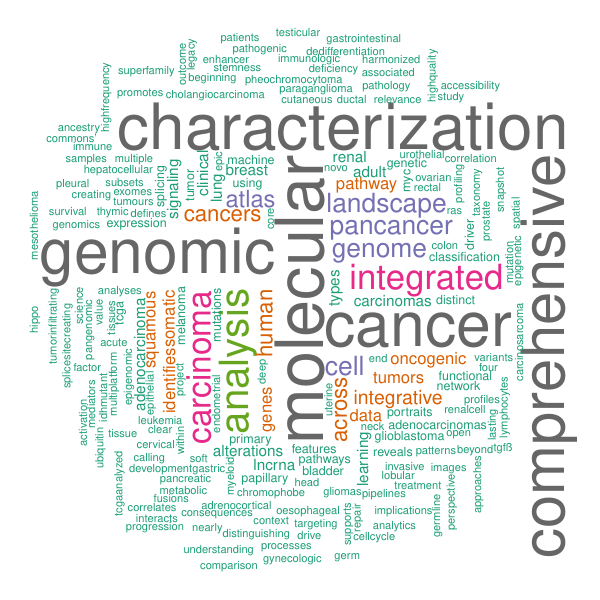

R code for this plot:
## Wordcloud Visualization of TCGA Research Network Publications in CNS

library("tm")
library("SnowballC")
library("wordcloud")
library("RColorBrewer")

file <- readLines("word-cloud.txt", encoding = "UTF-8")
text <-
  data.frame(
    doc_id = 1:length(file),
    text = file,
    stringsAsFactors = FALSE
  )

# Load the data as a corpus
docs <- Corpus(DataframeSource(text))

# Replace some characters to space
toSpace <-
  content_transformer(function(x, pattern)
    gsub(pattern, " ", x))
docs <- tm_map(docs, toSpace, "/")
docs <- tm_map(docs, toSpace, "@")
docs <- tm_map(docs, toSpace, "\\|")

# Convert the text to lower case
docs <- tm_map(docs, content_transformer(tolower))

# Remove numbers
docs <- tm_map(docs, removeNumbers)

# Remove English common stopwords
docs <- tm_map(docs, removeWords, stopwords("english"))

# Remove your own stop word
#docs <- tm_map(docs, removeWords, c("a", "b"))

# Remove punctuations
docs <- tm_map(docs, removePunctuation)

# Eliminate extra white spaces
docs <- tm_map(docs, stripWhitespace)

# Text stemming
#docs <- tm_map(docs, stemDocument)

# The result
dtm <- TermDocumentMatrix(docs)
m <- as.matrix(dtm)
v <- sort(rowSums(m), decreasing = TRUE)
d <- data.frame(word = names(v), freq = v)
head(d, 10)

# WordCloud plot
set.seed(1234)
pdf("word-cloud.pdf", height = 6, width = 6)
wordcloud(
  words = d$word,
  freq = d$freq,
  min.freq = 1,
  max.words = 200,
  random.order = FALSE,
  rot.per = 0.35,
  colors = brewer.pal(8, "Dark2")
)
dev.off()
